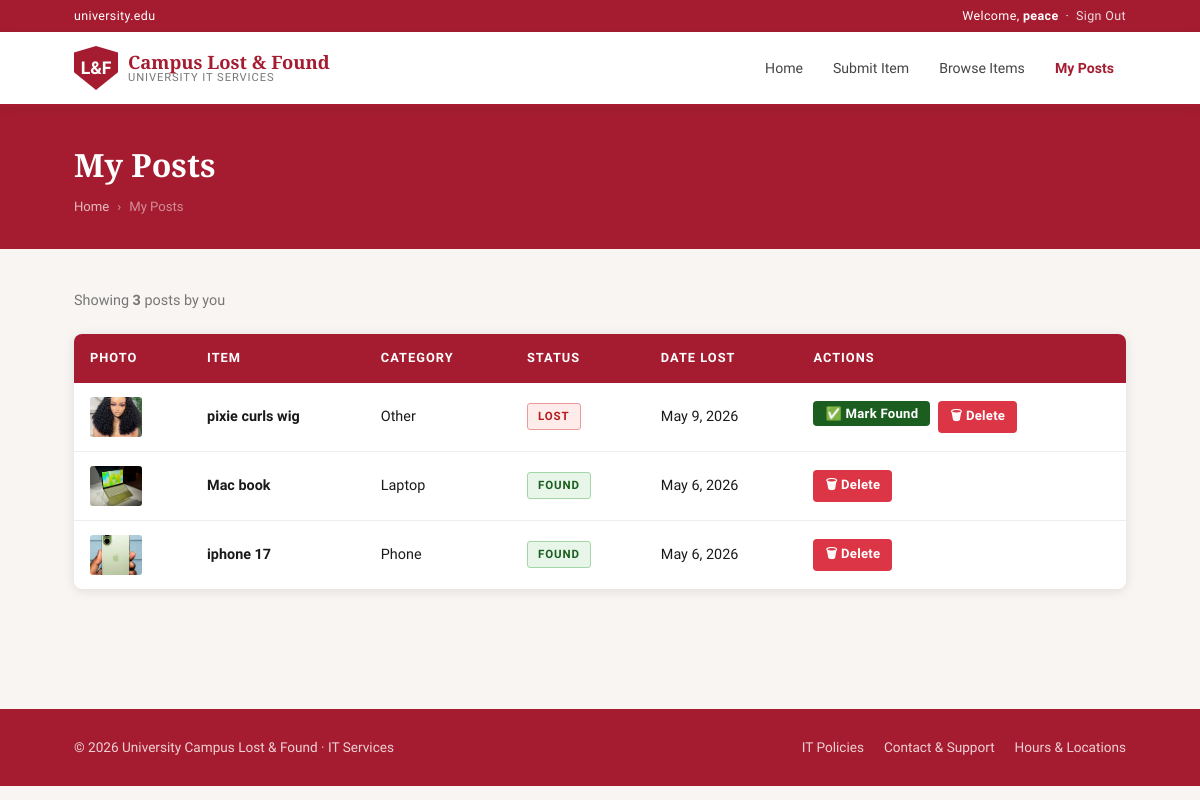
The app's page /mypost (signed in) with its own data.
### core/models.py (models this page shows, shortened)
class Item(models.Model):
    STATUS_CHOICES = (
        ('Lost', 'Lost'),
        ('Found', 'Found'),
        ('Claimed', 'Claimed'),
    )
    CATEGORY_CHOICES = (
        ('Phone', 'Phone'),
        ('Laptop', 'Laptop'),
        ('Bag', 'Bag'),
        ('ID Card', 'ID Card'),
        ('Keys', 'Keys'),
        ('Other', 'Other'),
    )
    user = models.ForeignKey(User, on_delete=models.CASCADE, related_name='items', null=True, blank=True)
    item = models.CharField(max_length=200)
    description = models.TextField()
    category = models.CharField(max_length=100, choices=CATEGORY_CHOICES)
    image = models.ImageField(upload_to='items/', blank=True, null=True)
    date_lost = models.DateField()
    owner_name = models.CharField(max_length=150)
    email = models.EmailField(blank=True, null=True)
    phone_number = models.CharField(max_length=20, blank=True, null=True)
    status = models.CharField(
        max_length=10,
        choices=STATUS_CHOICES,
        default='Lost'
    )
    created_at = models.DateTimeField(auto_now_add=True)
    updated_at = models.DateTimeField(auto_now=True)
    class Meta:
        ordering = ['-created_at']

### core/views.py (the view)
# urls.py: path('mypost',mypost, name = "my-posts"),
@login_required(login_url='sign-in')
def mypost(request):
    items = Item.objects.filter(user=request.user)
    return render(request, 'mypost.html', {'items': items})

### templates/mypost.html (shortened to what this page needs)
{% extends 'base.html' %}
{% block content %}
<div class="page-header">
  <div class="container">
    <h1>My Posts</h1>
    <div class="breadcrumb">
      <a href="{% url 'home-page' %}">Home</a>
      <span>›</span>
      <span>My Posts</span>
    </div>
  </div>
</div>
<div class="container" style="padding-bottom:60px;">
  <div style="display:flex; justify-content:space-between; align-items:center; margin-bottom:22px;">
    <p style="color:var(--text-light); font-size:0.9rem;">
      Showing <strong>{{ items.count }}</strong> post{{ items.count|pluralize }} by you
    </p>
  </div>
  {% if items %}
    <table class="my-posts-table">
      <thead>
        <tr>
          <th>Photo</th>
          <th>Item</th>
          <th>Category</th>
          <th>Status</th>
          <th>Date Lost</th>
          <th>Actions</th>
        </tr>
      </thead>
      <tbody>
        {% for item in items %}
        <tr>
          <td>
            {% if item.image %}
              <img src="{{ item.image.url }}" alt="{{ item.item }}">
            {% else %}
              <div style="width:52px;height:40px;background:var(--light-gray);border-radius:3px;display:flex;align-items:center;justify-content:center;font-size:1.2rem;">📦</div>
            {% endif %}
          </td>
          <td><strong>{{ item.item }}</strong></td>
          <td>{{ item.category }}</td>
          <td><span class="item-badge badge-{{ item.status|lower }}">{{ item.status }}</span></td>
          <td>{{ item.date_lost }}</td>
          <td>
            <div style="display:flex;gap:8px;flex-wrap:wrap;">
              {% if item.status == 'Lost' %}
                <form method="POST" action="{% url 'mark-found' item.pk %}">
                  <button type="submit" class="btn btn-found btn-sm"
                    onclick="return confirm('Mark \'{{ item.item }}\' as Found?')">
                    ✅ Mark Found
                  </button>
                </form>
              {% endif %}
              <form method="POST" action="{% url 'delete-item' item.pk %}">
                <button type="submit" class="btn btn-danger btn-sm"
                  onclick="return confirm('Delete this post? This cannot be undone.')">
                  🗑 Delete
                </button>
              </form>
            </div>
          </td>
        </tr>
        {% endfor %}
      </tbody>
    </table>
  {% endif %}
</div>
{% endblock %}

### templates/base.html (shortened to what this page needs)
{% load static %}
<!DOCTYPE html>
<html lang="en">
<head>
  <link rel="stylesheet" href="{% static 'css/style.css' %}">
</head>
<body>
  <div class="top-bar-upper">
    <div class="container">
      <span>university.edu</span>
      {% if user.is_authenticated %}
        <span>Welcome, <strong>{{ user.username }}</strong> &nbsp;·&nbsp; <a href="{% url 'sign-out' %}">Sign Out</a></span>
      {% else %}
        <span>Please log in to see more relevant content &nbsp;
          <button class="login-btn-small" onclick="window.location='{% url 'sign-in' %}'">Login</button>
        </span>
      {% endif %}
    </div>
  </div>
  <header class="top-bar">
    <div class="container">
      <a href="{% url 'home-page' %}" class="logo">
        <div class="logo-shield">L&F</div>
        <div class="logo-text">
          <span class="logo-name">Campus Lost & Found</span>
          <span class="logo-sub">University IT Services</span>
        </div>
      </a>
      <nav class="main-nav">
        <a href="{% url 'home-page' %}" class="{% if request.resolver_match.url_name == 'home-page' %}active{% endif %}">Home</a>
        <a href="{% url 'submit-item' %}" class="{% if request.resolver_match.url_name == 'submit-item' %}active{% endif %}">Submit Item</a>
        <a href="{% url 'all-items' %}" class="{% if request.resolver_match.url_name == 'all-items' %}active{% endif %}">Browse Items</a>
        {% if user.is_authenticated %}
          <a href="{% url 'my-posts' %}" class="{% if request.resolver_match.url_name == 'my-posts' %}active{% endif %}">My Posts</a>
        {% endif %}
      </nav>
    </div>
  </header>
  {% block content %}{% endblock %}
  <footer>
    <div class="container">
      <p>© {% now "Y" %} University Campus Lost & Found · IT Services</p>
      <div class="footer-links">
        <a href="#">IT Policies</a>
        <a href="#">Contact & Support</a>
        <a href="#">Hours & Locations</a>
      </div>
    </div>
  </footer>
</body>
</html>

### static/css/style.css (style rules this page uses)
:root { --crimson: #A51C30; --crimson-dark: #8a1828; --crimson-light: #c0243a; --gold: #C9A84C; --white: #ffffff; --off-white: #f8f5f2; --light-gray: #f0eeec; --mid-gray: #d0ccc8; --text-dark: #1a1a1a; --text-mid: #444; --text-light: #777; --green: #3a7d44; --shadow: 0 2px 12px rgba(0,0,0,0.1); --shadow-lg: 0 8px 32px rgba(0,0,0,0.15); }
*, *::before, *::after { box-sizing: border-box; margin: 0; padding: 0; }
body { font-family: 'Source Sans 3', sans-serif; font-weight: 400; color: var(--text-dark); background: var(--off-white); line-height: 1.6; }
a { text-decoration: none; color: inherit; }
img { max-width: 100%; display: block; }
.container { max-width: 1100px; margin: 0 auto; padding: 0 24px; }
.top-bar-upper { background: var(--crimson); color: var(--white); font-size: 0.78rem; padding: 6px 0; letter-spacing: 0.03em; }
.top-bar-upper .container { display: flex; justify-content: space-between; align-items: center; }
.top-bar-upper a { color: rgba(255,255,255,0.85); font-size: 0.78rem; }
.top-bar { background: var(--white); border-bottom: 3px solid var(--crimson); position: sticky; top: 0; z-index: 100; box-shadow: 0 2px 8px rgba(0,0,0,0.08); }
.top-bar .container { display: flex; align-items: center; justify-content: space-between; padding: 14px 24px; gap: 20px; }
.logo { display: flex; align-items: center; gap: 10px; }
.logo-shield { width: 44px; height: 44px; background: var(--crimson); clip-path: polygon(50% 0%, 100% 15%, 100% 60%, 50% 100%, 0% 60%, 0% 15%); display: flex; align-items: center; justify-content: center; color: white; font-size: 1.1rem; font-weight: 700; flex-shrink: 0; }
.logo-text { display: flex; flex-direction: column; line-height: 1.1; }
.logo-name { font-family: 'Crimson Pro', serif; font-size: 1.15rem; font-weight: 700; color: var(--crimson); }
.logo-sub { font-size: 0.7rem; color: var(--text-light); letter-spacing: 0.08em; text-transform: uppercase; }
.main-nav { display: flex; align-items: center; gap: 6px; }
.main-nav a { color: var(--text-mid); font-size: 0.88rem; font-weight: 500; padding: 6px 12px; border-radius: 4px; transition: color 0.2s, background 0.2s; white-space: nowrap; }
.main-nav a.active { color: var(--crimson); font-weight: 600; }
.btn { display: inline-flex; align-items: center; gap: 6px; padding: 8px 18px; border-radius: 4px; font-size: 0.88rem; font-weight: 600; cursor: pointer; transition: all 0.2s; font-family: inherit; border: none; letter-spacing: 0.02em; }
.btn-danger { background: #dc3545; color: white; padding: 5px 12px; font-size: 0.82rem; }
.btn-sm { padding: 5px 12px; font-size: 0.82rem; }
.item-badge { display: inline-flex; align-items: center; padding: 3px 10px; border-radius: 3px; font-size: 0.72rem; font-weight: 700; letter-spacing: 0.08em; text-transform: uppercase; width: fit-content; }
.badge-lost { background: #fdecea; color: #b71c1c; border: 1px solid #ef9a9a; }
.badge-found { background: #e8f5e9; color: #1b5e20; border: 1px solid #a5d6a7; }
.page-header { background: var(--crimson); padding: 32px 0; margin-bottom: 40px; }
.page-header h1 { font-family: 'Crimson Pro', serif; font-size: 2rem; font-weight: 600; color: white; }
.my-posts-table { width: 100%; border-collapse: collapse; background: white; border-radius: 8px; overflow: hidden; box-shadow: var(--shadow); }
.my-posts-table th { background: var(--crimson); color: white; padding: 14px 16px; text-align: left; font-size: 0.8rem; font-weight: 600; letter-spacing: 0.08em; text-transform: uppercase; }
.my-posts-table td { padding: 14px 16px; border-bottom: 1px solid var(--light-gray); font-size: 0.9rem; vertical-align: middle; }
.my-posts-table tr:last-child td { border-bottom: none; }
.my-posts-table img { width: 52px; height: 40px; object-fit: cover; border-radius: 3px; }
footer { background: var(--crimson); color: rgba(255,255,255,0.85); padding: 28px 0; margin-top: 60px; }
footer .container { display: flex; justify-content: space-between; align-items: center; flex-wrap: wrap; gap: 12px; }
footer p, footer a { font-size: 0.85rem; color: rgba(255,255,255,0.8); }
.footer-links { display: flex; gap: 20px; }
.breadcrumb { display: flex; align-items: center; gap: 8px; font-size: 0.82rem; color: rgba(255,255,255,0.7); margin-top: 6px; }
.breadcrumb a { color: rgba(255,255,255,0.7); }
.breadcrumb span { color: rgba(255,255,255,0.5); }
.btn-found { background: #1b5e20; color: white; padding: 5px 12px; font-size: 0.82rem; }

### records on screen
Item: image (picture), item "pixie curls wig", category "Other", status "LOST", date_lost "May 9, 2026"
Item: image (picture), item "Mac book", category "Laptop", status "FOUND", date_lost "May 6, 2026"
Item: image (picture), item "iphone 17", category "Phone", status "FOUND", date_lost "May 6, 2026"

### other values on screen
{{ user.username }} "peace"
{{ items.count }} "3"
